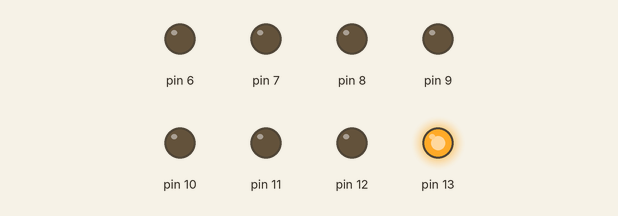
This sketch was run on a simulated Arduino Uno, built with avr-gcc and run on an emulated ATmega328P. On the bench: output pins drawn as LEDs (lit = HIGH).

Above: at 0.2 s.
At 1.2 s:
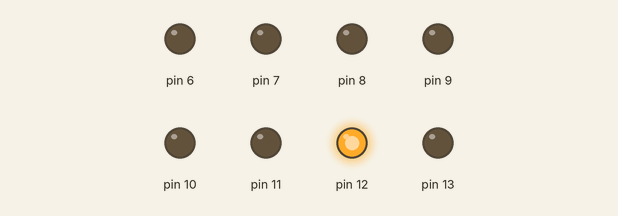
At 2.2 s:
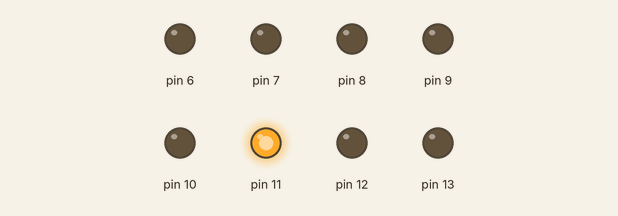
At 5.2 s:
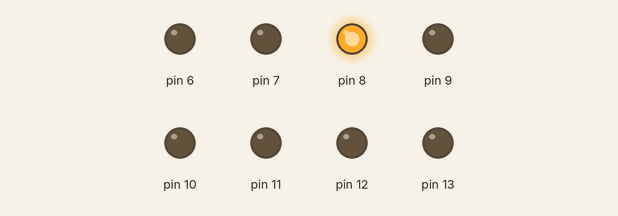
At 7.2 s:
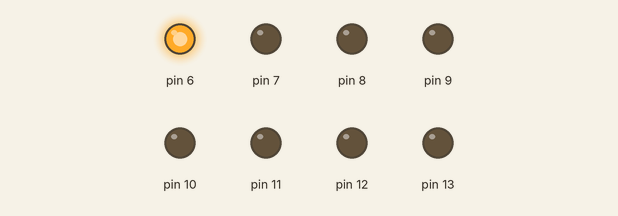
At 9.7 s:
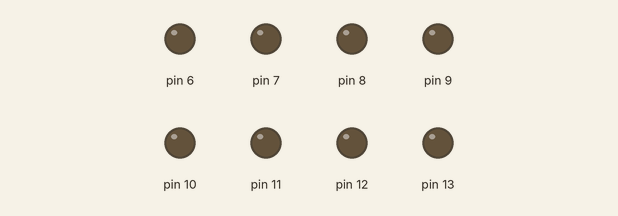
Timing chart, 0 to 10.4 s (numbered marks = the images above):
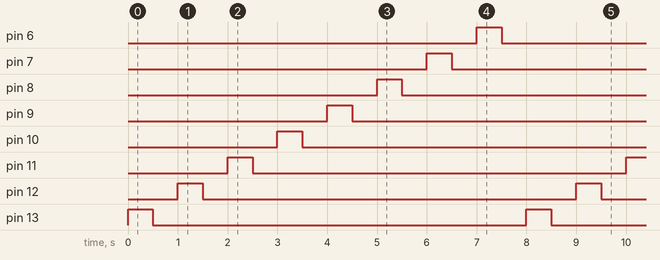

The sketch:

8led_on_and_off_in_series.ino
```cpp
void setup() {
for(int i=13;i>=6;i--)
{
  pinMode(i,OUTPUT);
  }

}

void loop() {
for(int i=13;i>=6;i--)
{
 digitalWrite(i,HIGH);
 delay(500);
 digitalWrite(i,LOW);
 delay(500);
  }

}
```

Measured:
- by itself, pin 6–13: alternates HIGH for 0.50 s and LOW for 7.5 s
- by itself, everything shown: repeats every 8.0 s, in 16 steps
